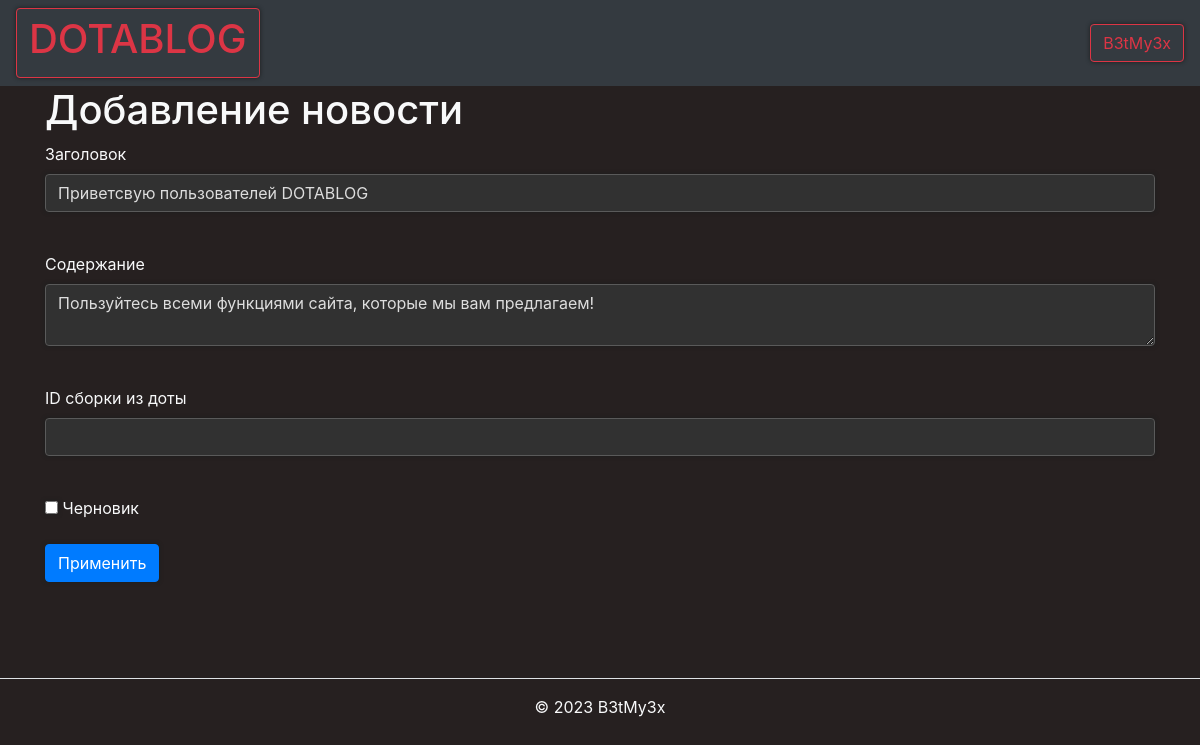
The page /news_edit/9 (signed in) on the database its author committed.
### data/users.py (models this page shows, shortened)
class User(SqlAlchemyBase, UserMixin):
    __tablename__ = 'users'
    id = sqlalchemy.Column(sqlalchemy.Integer,
                           primary_key=True, autoincrement=True)
    name = sqlalchemy.Column(sqlalchemy.String, nullable=True)
    about = sqlalchemy.Column(sqlalchemy.String, nullable=True)
    email = sqlalchemy.Column(sqlalchemy.String,
                              index=True, unique=True, nullable=True)
    hashed_password = sqlalchemy.Column(sqlalchemy.String, nullable=True)
    created_date = sqlalchemy.Column(sqlalchemy.DateTime,
                                     default=datetime.datetime.now)
    role = sqlalchemy.Column(sqlalchemy.String,
                              index=True, nullable=True)
    steam_id = sqlalchemy.Column(sqlalchemy.String,
                              index=True, nullable=True)
    news = orm.relationship("News", back_populates='user')

### data/news.py (models this page shows)
class News(SqlAlchemyBase):
    __tablename__ = 'news'
    categories = orm.relationship("Category",
                                  secondary="association",
                                  backref="news")
    id = sqlalchemy.Column(sqlalchemy.Integer,
                           primary_key=True, autoincrement=True)
    title = sqlalchemy.Column(sqlalchemy.String, nullable=True)
    content = sqlalchemy.Column(sqlalchemy.String, nullable=True)
    created_date = sqlalchemy.Column(sqlalchemy.DateTime,
                                     default=datetime.datetime.now)
    is_private = sqlalchemy.Column(sqlalchemy.Boolean, default=True)
    user_id = sqlalchemy.Column(sqlalchemy.Integer,
                                sqlalchemy.ForeignKey("users.id"))
    build = sqlalchemy.Column(sqlalchemy.String, nullable=True)
    user = orm.relationship('User')

### main.py (the view, shortened to what this page needs)
@app.route('/news_edit/<int:id>', methods=['GET', 'POST'])
@login_required
def news_edit(id):
    form = NewsForm()
    if request.method == "GET":
        db_sess = db_session.create_session()
        news = db_sess.query(News).filter(News.id == id,
                                          News.user == current_user
                                          ).first()
        news1 = db_sess.query(News).filter(News.id == id).first()
        if news or is_admin():
            form.title.data = news1.title
            form.content.data = news1.content
            form.build.data = news1.build
            form.is_private.data = news1.is_private
        else:
            abort(404)
    return render_template('news_edit.html',
                           title='Редактирование новости',
                           form=form
                           )

### data/news.py
class NewsForm(FlaskForm):
    title = StringField('Заголовок', validators=[DataRequired()])
    content = TextAreaField("Содержание")
    build = StringField("ID сборки из доты")
    is_private = BooleanField("Черновик")
    submit = SubmitField("Применить")

### data/db_session.py (called while the page is built)
def create_session() -> Session:
    global __factory
    return __factory()

### main.py (called while the page is built)
@login_manager.user_loader
def load_user(user_id):
    db_sess = db_session.create_session()
    return db_sess.query(User).get(user_id)

### templates/news_edit.html (shortened to what this page needs)
{% extends "base.html" %}
{% block content %}
<h1>Добавление новости</h1>
<form action="" method="post">
    <p>
        {{ form.title.label }}<br>
        {{ form.title(class="form-control") }}<br>
    </p>
    <p>
        {{ form.content.label }}<br>
        {{ form.content(class="form-control") }}<br>
    </p>
    <p>
        {{ form.build.label }}<br>
        {{ form.build(class="form-control") }}<br>
    </p>
    <p>{{ form.is_private() }} {{ form.is_private.label }}</p>
    <p>{{ form.submit(type="submit", class="btn btn-primary") }}</p>
    <br>
</form>
{% endblock %}

### templates/base.html (shortened to what this page needs)
<!doctype html>
<html lang="en">
<head>
    <link rel="stylesheet"
          href="https://stackpath.bootstrapcdn.com/bootstrap/4.4.1/css/bootstrap.min.css"
>
</head>
<body style="color:#f8f9fa; background-color:#262020 ">
<header>
    <nav class="navbar navbar-dark bg-dark">
        <a class="btn btn-outline-danger" href="/feed"><h1>DOTABLOG</h1></a>
        {% if current_user.is_authenticated %}
    <a class="btn btn-outline-danger" href="/logout">{{ current_user.name }}</a>
{% else %}
    <p>
        <a class="btn btn-outline-danger" href="/register">Зарегистрироваться</a>
        <a class="btn btn-outline-danger" href="/login">Войти</a>
    </p>
{% endif %}
    </nav>
</header>
<main role="main" class="container">
    {% block content %}{% endblock %}
</main>
</body>
<footer class="py-3 my-4">
    <ul class="nav justify-content-center border-bottom pb-3 mb-3">
    </ul>
    <p class="text-center text-body-secondary">© 2023 B3tMy3x</p>
  </footer>
</html>

### templates/base.html (style rules this page uses)
html { overflow-y: scroll; }
body { -webkit-touch-callout: none; -webkit-user-select: none; -khtml-user-select: none; -moz-user-select: none; -ms-user-select: none; user-select: none; }
textarea { padding: 8px; }
a, input, textarea { filter: progid:DXImageTransform.Microsoft.gradient(startColorstr='#252626', endColorstr='#2f3031'); background: #313131 -moz-box-shadow: 0px 0px 4px 0px #1c1e1e; -webkit-box-shadow: 0px 0px 4px 0px #1c1e1e; box-shadow: 0px 0px 4px 0px #1c1e1e; border-radius: 8px; border: 1px solid #333; color: #ddd; outline: 0; }
.form-control { display: block; width: 100%; height: calc(1.5em + 0.75rem + 2px); padding: 0.375rem 0.75rem; font-size: 1rem; font-weight: 400; line-height: 1.5; color: #ddd; background-color: #313131; background-clip: padding-box; border: 1px solid #5a5a5a; border-radius: 0.25rem; transition: border-color .15s ease-in-out,box-shadow .15s ease-in-out; }

### rows shown on the page
User: name "B3tMy3x"
News: title "Приветсвую пользователей DOTABLOG", content "Пользуйтесь всеми функциями сайта, которые мы вам предлагаем!"
